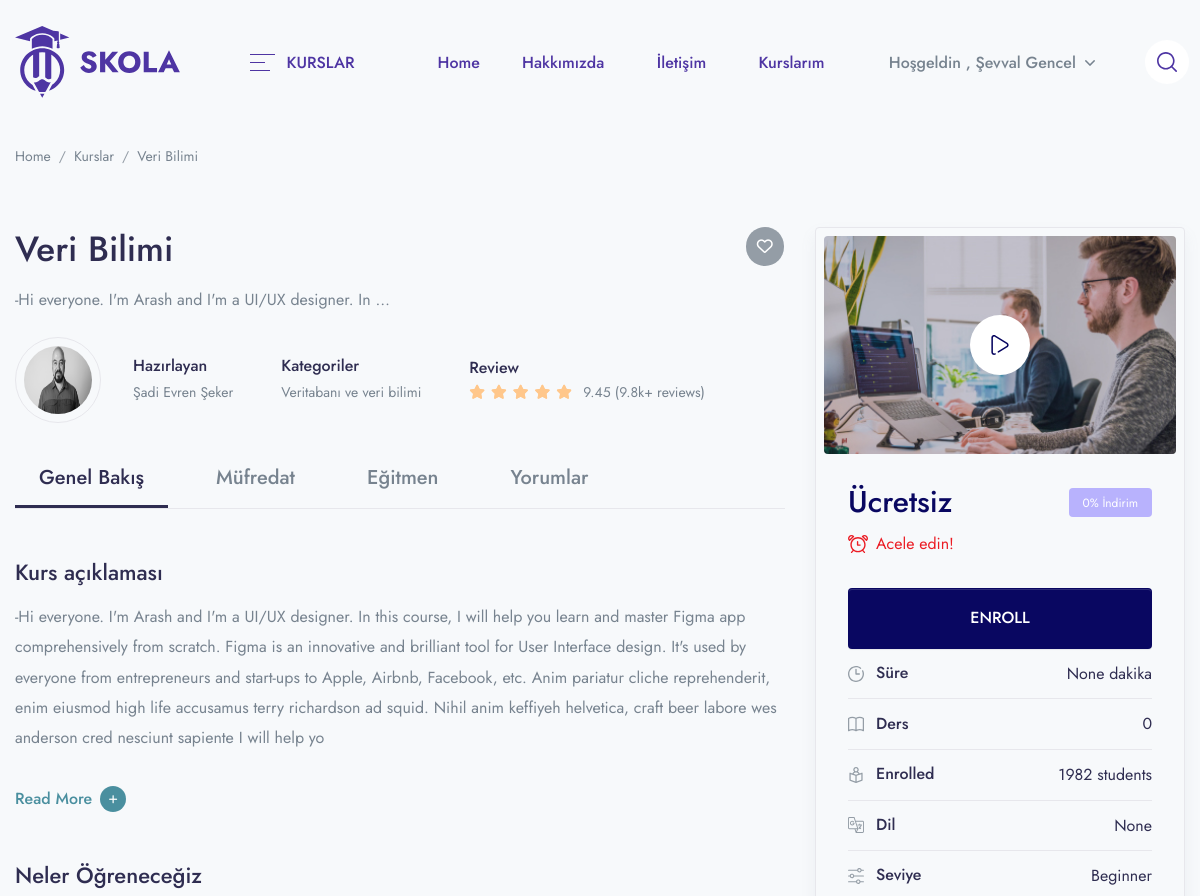
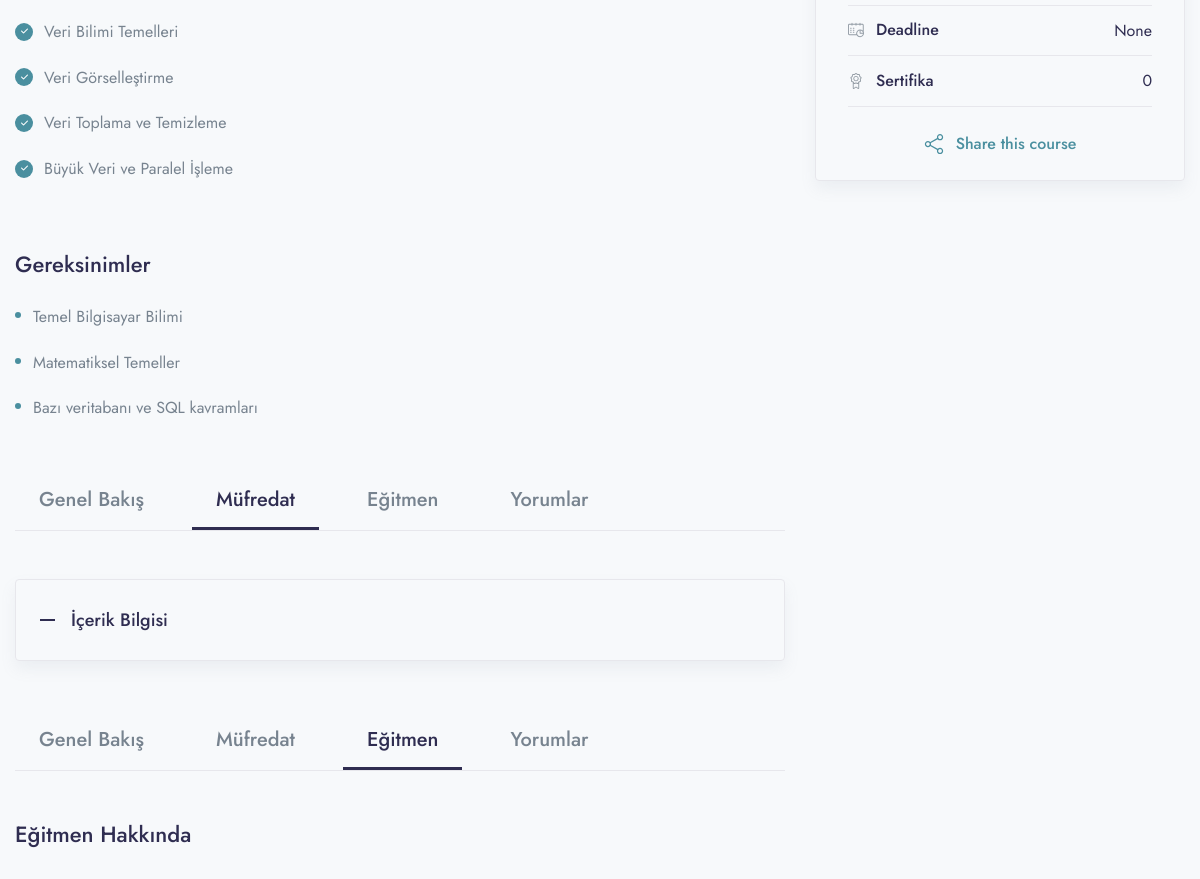
Before: /course/veri-bilimi (signed in, upper part) with the older database file (2 pictures, top to bottom).
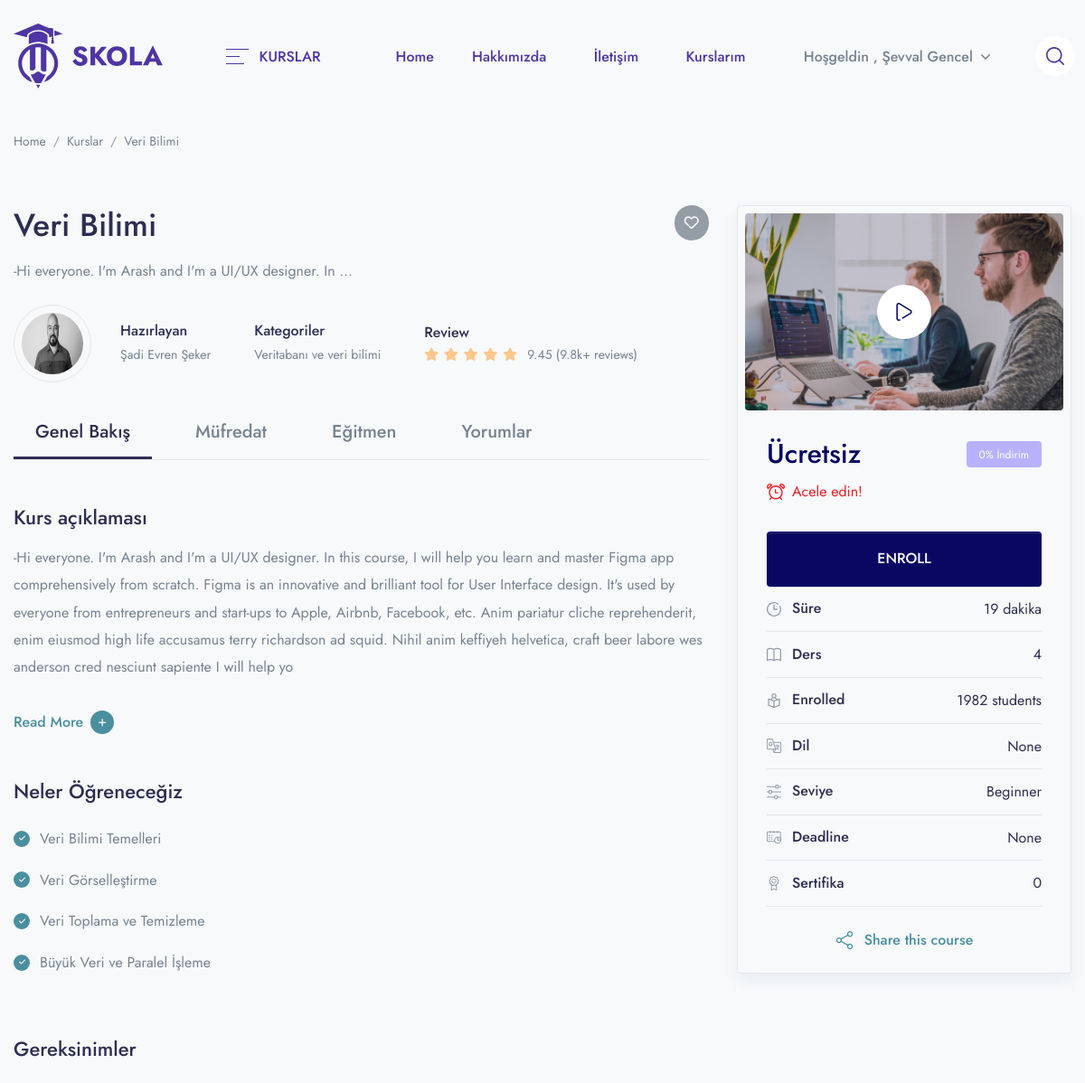
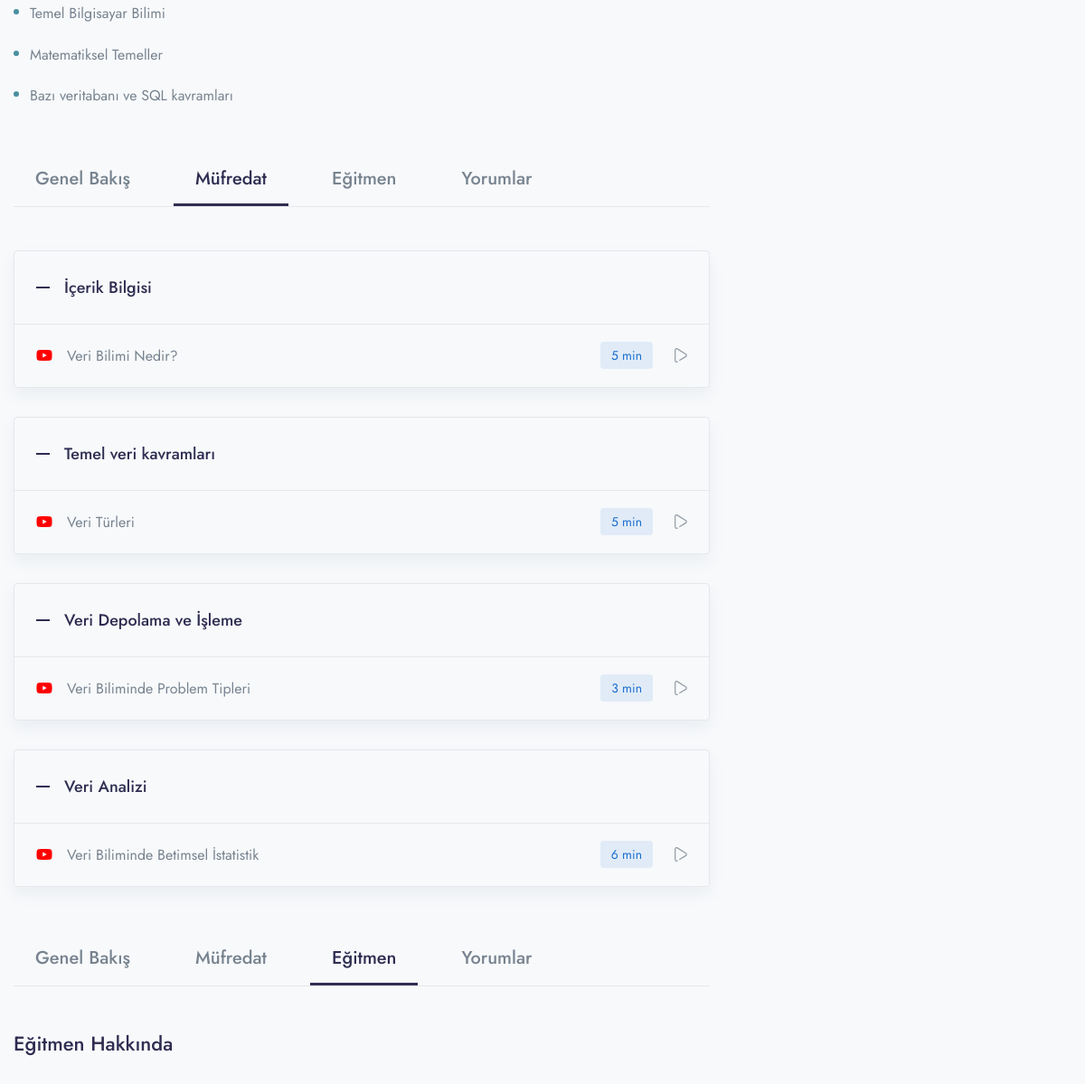
After: the same page with the newer database file (2 pictures, top to bottom).
### app/models.py (models this page shows, shortened)
class what_you_will_learn(models.Model):
    course = models.ForeignKey(Course,on_delete=models.CASCADE)
    points = models.CharField(max_length=500)

class Requirements(models.Model):
    course = models.ForeignKey(Course, on_delete=models.CASCADE)
    points = models.CharField(max_length=500)

class Lesson(models.Model) :
    course = models.ForeignKey(Course,on_delete=models.CASCADE)
    name = models.CharField(max_length=200)

class Course(models.Model):
    STATUS = (
        ('PUBLISH','PUBLISH'),
        ('DRAFT', 'DRAFT'),
    )
    featured_image = models.ImageField(upload_to="Media/featured_img",null=True)
    featured_video = models.CharField(max_length=300,null=True)
    title = models.CharField(max_length=500)
    created_at = models.DateField(auto_now_add=True)
    author = models.ForeignKey(Author,on_delete=models.CASCADE,null=True)
    category = models.ForeignKey(Categories,on_delete=models.CASCADE)
    level = models.ForeignKey(Level,on_delete=models.CASCADE,null=True)
    description = models.TextField()
    price = models.IntegerField(null=True,default=0)
    discount = models.IntegerField(null=True)
    language = models.ForeignKey(Language,on_delete=models.CASCADE,null=True)
    Deadline = models.CharField(max_length=100,null=True)
    slug = models.SlugField(default='', max_length=500, null=True, blank=True)
    status = models.CharField(choices=STATUS,max_length=100,null=True)
    Certificate = models.CharField(null=True,max_length=100)

class Author(models.Model):
    author_profile = models.ImageField(upload_to="Media/author")
    name = models.CharField(max_length=100, null=True)
    about_author = models.TextField()

class Categories(models.Model):
    icon = models.CharField(max_length=200,null=True)
    name = models.CharField(max_length=200)
    def __str__(self):
        return self.name
    def get_all_category(self):
        return Categories.objects.all().order_by('id')

class Level(models.Model):
    name = models.CharField(max_length=100)

class Video(models.Model) :
    serial_number = models.IntegerField(null=True)
    thumbnail = models.ImageField(upload_to="Media/Yt_Thumbnail",null=True)
    course = models.ForeignKey(Course,on_delete=models.CASCADE)
    lesson = models.ForeignKey(Lesson, on_delete=models.CASCADE)
    title = models.CharField(max_length=100)
    youtube_id = models.CharField(max_length=200)
    time_duration = models.IntegerField(null=True)
    preview = models.BooleanField(default=False)

### LMS/views.py (the view)
# urls.py: path('course/<slug:slug>',views.COURSE_DETAILS,name='course_details'),
def COURSE_DETAILS(request,slug):
    category = Categories.get_all_category(Categories)
    time_duration = Video.objects.filter(course__slug = slug).aggregate(sum=Sum('time_duration'))
    course_id = Course.objects.get(slug = slug)
    try:
        check_enroll = UserCourse.objects.get(user = request.user,course = course_id)
    except UserCourse.DoesNotExist:
        check_enroll = None
    course = Course.objects.filter(slug = slug)
    if course.exists():
        course = course.first()
    else:
        return redirect('404')
    context = {
        'course': course,
        'category': category,
        'time_duration': time_duration,
        'check_enroll':check_enroll,
    }
    return render(request,'course/course_details.html',context)

### templates/course/course_details.html (shortened to what the changed rows need)
{% extends 'base.html' %}
{% load static %}
{% load course_tags %}
{% block content %}
    <div class="container">
        <nav class="mb-5 mb-md-8 mt-2" aria-label="breadcrumb">
            <ol class="breadcrumb breadcrumb-scroll">
                <li class="breadcrumb-item">
                    <a class="text-gray-800" href="{% url 'home' %}">
                    </a>
                </li>
                <li class="breadcrumb-item">
                    <a class="text-gray-800" href="{% url 'single_course' %}">
                    </a>
                </li>
                <li class="breadcrumb-item text-gray-800 active" aria-current="page">
                    {{course.title}}
                </li>
            </ol>
        </nav>
    </div>
    <div class="container">
        <div class="row mb-8">
            <div class="col-lg-8 mb-6 mb-lg-0 position-relative">
                <h1 class="me-7 me-xl-14">
                   {{course.title}}
                </h1>
                <p class="me-xl-13 mb-5">{{course.description|truncatewords:10}}</p>
                <a href="#" class="badge badge-lg badge-rounded-circle badge-secondary font-size-base badge-float badge-float-inside top-0 text-white">
                    <i class="far fa-heart"></i>
                </a>
                <div class="d-md-flex align-items-center mb-5">
                    <div class="border rounded-circle d-inline-block mb-4 mb-md-0 me-md-6 me-lg-4 me-xl-6">
                        <div class="p-2">
                            <img src="/{{course.author.author_profile}}" alt="..." class="rounded-circle" width="68" height="68">
                        </div>
                    </div>
                    <div class="mb-4 mb-md-0 me-md-8 me-lg-4 me-xl-8">
                        <h6 class="mb-0">Hazırlayan</h6>
                        <a href="#" class="font-size-sm text-gray-800">{{course.author.name}}</a>
                    </div>
                    <div class="mb-4 mb-md-0 me-md-8 me-lg-4 me-xl-8">
                        <h6 class="mb-0">Kategoriler</h6>
                        <a href="#" class="font-size-sm text-gray-800">{{course.category}}</a>
                    </div>
                    <div class="mb-4 mb-md-0 me-md-6 me-lg-4 me-xl-6">
                    </div>
                </div>
                <div id="Overview" class="mb-8">
                    <ul class="nav course-tab-v1 border-bottom h4 mb-8">
                        <li class="nav-item">
                        </li>
                        <li class="nav-item">
                        </li>
                        <li class="nav-item">
                        </li>
                        <li class="nav-item">
                        </li>
                    </ul>
                    <h3 class="">Kurs açıklaması</h3>
                    <p class="mb-6 line-height-md">{{course.description|slice:"0:494"}}</p>
                    <a class="text-teal read-more h6 d-inline-block mb-8" data-bs-toggle="collapse" href="#readcollapseExample" role="button" aria-expanded="false" aria-controls="readcollapseExample">
                        <span class="d-inline-flex align-items-center more">
                        </span>
                    </a>
                    <h3 class="mb-5">Neler Öğreneceğiz</h3>
                    <div class="row row-cols-lg-2 mb-8">
                        <div class="col-md">
                            <ul class="list-style-v1 list-unstyled">
                                {% for learn in course.what_you_will_learn_set.all|slice:"0:9" %}
                                <li>{{learn.points}}</li>
                                {% endfor %}
                            </ul>
                        </div>
                        <div class="col-md">
                        </div>
                    </div>
                    <h3 class="mb-5">Gereksinimler</h3>
                    <ul class="list-style-v2 list-unstyled">
                        {% for requirement in course.requirements_set.all %}
                        <li>{{requirement.points}}</li>
                        {% endfor %}
                    </ul>
                </div>
                <div id="Curriculum" class="mb-8">
                    <ul class="nav course-tab-v1 border-bottom h4 mb-8">
                    </ul>
                    <div id="accordionCurriculum">
                        {% for lesson in course.lesson_set.all %}
                        <div class="border rounded shadow mb-6 overflow-hidden">
                            <div class="d-flex align-items-center" id="curriculumheadingOne">
                                <h5 class="mb-0 w-100">
                                    <button class="d-flex align-items-center p-5 min-height-80 text-dark fw-medium collapse-accordion-toggle line-height-one" type="button" data-bs-toggle="collapse" data-bs-target="#id{{lesson.id}}" aria-expanded="true" aria-controls="CurriculumcollapseOne">
                                        <span class="me-4 text-dark d-flex">
                                            <svg width="15" height="2" viewBox="0 0 15 2" fill="none" xmlns="http://www.w3.org/2000/svg">
                                                <rect width="15" height="2" fill="currentColor"/>
                                            </svg>
                                        </span>
                                        {{lesson.name}}
                                    </button>
                                </h5>
                            </div>
                            {% for video in lesson.video_set.all %}
                            <div id="id{{video.lesson.id}}" class="collapse show" aria-labelledby="curriculumheadingOne" data-parent="#accordionCurriculum">
                                <div class="border-top px-5 py-4 min-height-70 d-md-flex align-items-center">
                                    <div class="d-flex align-items-center me-auto mb-4 mb-md-0">
                                        <div class="text-secondary d-flex">
                                           <i class="fab fa-youtube" style="color:red;"></i>
                                        </div>
                                        <div class="ms-4">
                                            {{video.title}}
                                        </div>
                                    </div>
                                    <div class="d-flex align-items-center overflow-auto overflow-md-visible flex-shrink-all">
                                        <div class="badge btn-blue-soft me-5 font-size-sm fw-normal py-2">{{video.time_duration}} min</div>
                                        <a href="#" class="text-secondary d-flex">
                                        </a>
                                    </div>
                                </div>
                            </div>
                            {% endfor %}
                        </div>
                        {% endfor %}
                    </div>
                </div>
                <div id="Instructor" class="mb-8">
                    <ul class="nav course-tab-v1 border-bottom h4 mb-8">
                    </ul>
                    <h3 class="mb-6">Eğitmen Hakkında</h3>
                </div>
            </div>
            <div class="col-lg-4">
                <div class="d-block rounded border p-2 shadow mb-6">
                    <div class="pt-5 pb-4 px-5 px-lg-3 px-xl-5">
                        {% if course.price == 0 %}
                        <div class="d-flex align-items-center mb-2">
                            <ins class="h2 mb-0 text-primary">Ücretsiz</ins>
                            <div class="badge badge-lg badge-purple text-white ms-auto fw-normal">{{course.discount}}% İndirim</div>
                        </div>
                        {% else %}
                        <div class="d-flex align-items-center mb-2">
                            <ins class="h2 mb-0"> ₺ {% discount_calculation course.price course.discount %}</ins>
                            <del class="ms-3">{{i.price}}</del>
                            <div class="badge badge-lg badge-purple text-white ms-auto fw-normal">{{course.discount}}% İndirim</div>
                        </div>
                        {% endif %}
                        <ul class="list-group list-group-flush">
                            <li class="list-group-item d-flex align-items-center py-3" style="background-color:#F7F9FB">
                                <div class="text-secondary d-flex icon-uxs">
                                </div>
                                <h6 class="mb-0 ms-3 me-auto">Süre</h6>
                                <span>{{time_duration.sum}} dakika</span>
                            </li>
                            <li class="list-group-item d-flex align-items-center py-3" style="background-color:#F7F9FB">
                                <div class="text-secondary d-flex icon-uxs">
                                </div>
                                <h6 class="mb-0 ms-3 me-auto">Ders</h6>
                                <span>{{course.video_set.all.count}}</span>
                            </li>
                            <li class="list-group-item d-flex align-items-center py-3" style="background-color:#F7F9FB">
                                <div class="text-secondary d-flex icon-uxs">
                                </div>
                                <h6 class="mb-0 ms-3 me-auto">Dil</h6>
                                <span>{{course.language}}</span>
                            </li>
                            <li class="list-group-item d-flex align-items-center py-3" style="background-color:#F7F9FB">
                                <div class="text-secondary d-flex icon-uxs">
                                </div>
                                <h6 class="mb-0 ms-3 me-auto">Seviye</h6>
                                <span>{{course.level.name}}</span>
                            </li>
                            <li class="list-group-item d-flex align-items-center py-3" style="background-color:#F7F9FB">
                                <div class="text-secondary d-flex icon-uxs">
                                </div>
                                <h6 class="mb-0 ms-3 me-auto">Deadline</h6>
                                <span>{{course.Deadline}}</span>
                            </li>
                            <li class="list-group-item d-flex align-items-center py-3" style="background-color:#F7F9FB">
                                <div class="text-secondary d-flex icon-uxs">
                                </div>
                                <h6 class="mb-0 ms-3 me-auto">Sertifika</h6>
                                <span>{{course.Certificate}}</span>
                            </li>
                        </ul>
                    </div>
                </div>
            </div>
        </div>
{% endblock %}

Changed rows visible on the page:
computed for Course "Veri Bilimi": video_set.all.count "0" → "4"
added Video: title "Veri Bilimi Nedir?", time_duration "5", shown under Lesson "İçerik Bilgisi"
added Lesson: name "Temel veri kavramları"
added Video: title "Veri Türleri", time_duration "5", shown under "Temel veri kavramları"
added Lesson: name "Veri Depolama ve İşleme"
added Video: title "Veri Biliminde Problem Tipleri", time_duration "3", shown under "Veri Depolama ve İşleme"
added Lesson: name "Veri Analizi"
added Video: title "Veri Biliminde Betimsel İstatistik", time_duration "6", shown under "Veri Analizi"
Other visible differences:
{{ time_duration.sum }}: "None" → "19"
